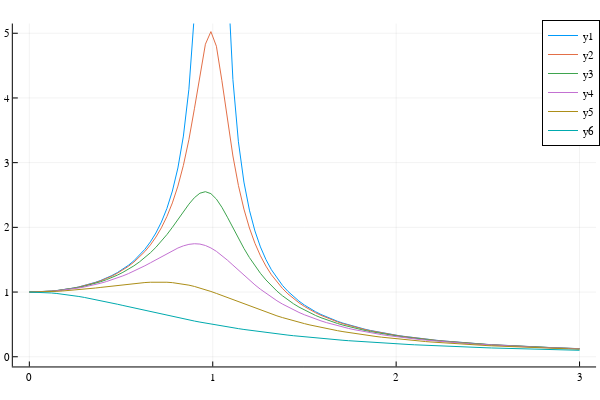

The notebook cell saved with this chart:
### Code cell
omega_range = LinRange(0.001, 3, 101)
zeta_range = [0., .1, .2, .3, .5, 1.]

# frequency shifting
# omega_r = ω₀ * sqrt(1 - 2 * ζ^2)    
# ω, m, F₀, ω₀, ζ = p

d = [[steady_state_amplitude([omega, 1., 1., 1., zeta]) for omega in omega_range] for zeta in zeta_range]
plot(omega, d, ylims=[0,5])
